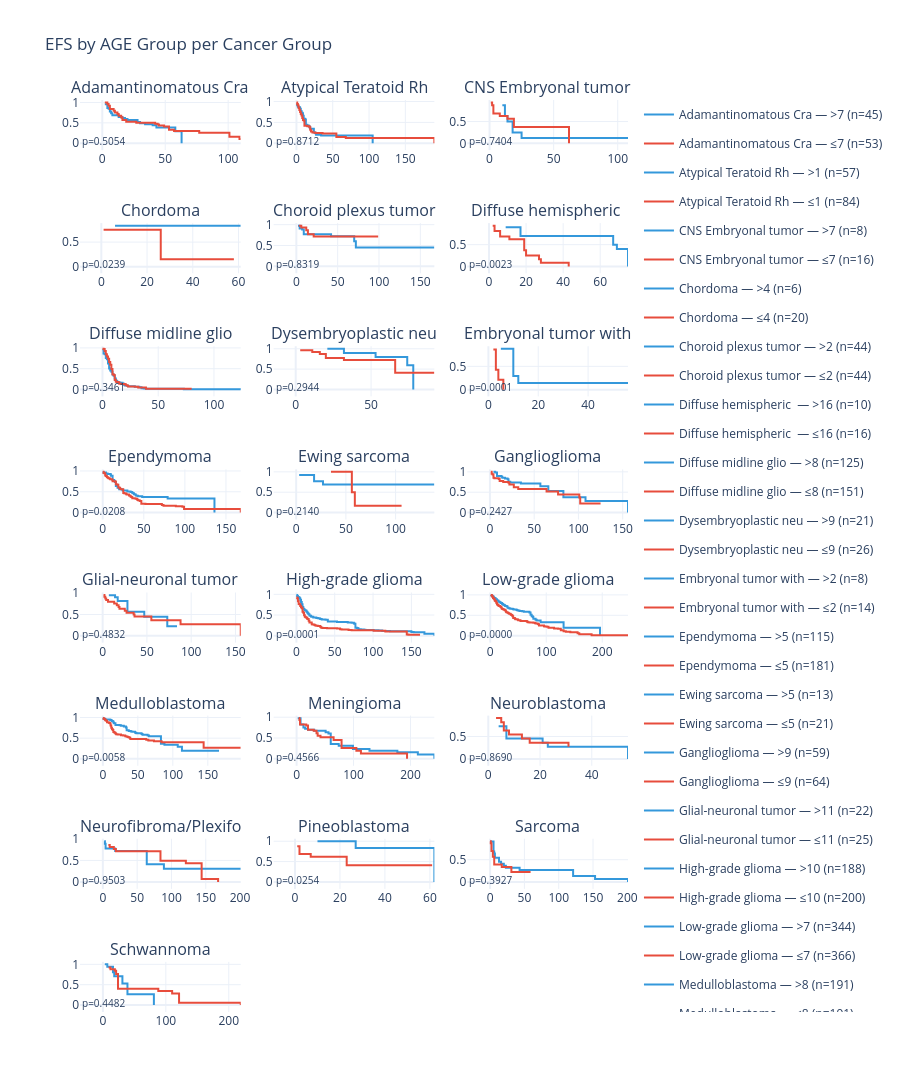

Notebook source saved alongside this figure:
### Code cell
# P1A.6: Per-group KM EFS by AGE group
target_efs = [g for g in target_groups if 
              merged[(merged['CANCER_GROUP']==g) & merged['AGE'].notna() & merged['EFS_MONTHS'].notna() & merged['efs_event'].notna()].shape[0] >= 20]

results_1a_efs = []
n_groups = len(target_efs)
n_cols = min(3, n_groups)
n_rows = max(1, int(np.ceil(n_groups / n_cols)))

fig = make_subplots(rows=n_rows, cols=n_cols,
                    subplot_titles=[f'{g[:20]}' for g in target_efs],
                    vertical_spacing=0.08, horizontal_spacing=0.06)

idx = 0
for group in target_efs:
    gdata = merged[(merged['CANCER_GROUP']==group) & merged['AGE'].notna()
                   & merged['EFS_MONTHS'].notna() & merged['efs_event'].notna()].copy()
    if len(gdata) < 20: continue
    med = gdata['AGE'].median()
    gdata['age_g'] = np.where(gdata['AGE'] <= med, f'≤{med:.0f}', f'>{med:.0f}')
    if gdata['age_g'].nunique() < 2: continue
    
    grps = [(gdata[gdata['age_g']==v]['EFS_MONTHS'], gdata[gdata['age_g']==v]['efs_event'])
            for v in sorted(gdata['age_g'].unique())]
    p = logrank_multi(grps)
    n_events = int(gdata['efs_event'].sum())
    results_1a_efs.append({'group': group, 'n': len(gdata), 'n_events': n_events, 'p_value': p})
    
    row = idx // n_cols + 1
    col = idx % n_cols + 1
    for vi, v in enumerate(sorted(gdata['age_g'].unique())):
        sub = gdata[gdata['age_g']==v]
        km = kaplan_meier(sub['EFS_MONTHS'], sub['efs_event'])
        fig = add_km(fig, km, f'{group[:20]} — {v} (n={len(sub)})', colors[vi % len(colors)], row=row, col=col)
    fig.add_annotation(text=f'p={p:.4f}', xref=f'x{idx+1}', yref=f'y{idx+1}',
                       x=0.95, y=0.05, showarrow=False, font=dict(size=10))
    idx += 1

fig.update_layout(height=250*n_rows, title_text='EFS by AGE Group per Cancer Group',
                  template='plotly_white', showlegend=True)
fig.show()

if results_1a_efs:
    p_vals = [r['p_value'] for r in results_1a_efs]
    _, q_vals, _, _ = multipletests(p_vals, method='fdr_bh')
    for i, r in enumerate(results_1a_efs):
        r['q_value'] = q_vals[i]
        record_result('1A', 'AGE × EFS (KM, per-group)', 'Log-rank', r['group'],
                      r['n'], r['n_events'], f'χ²(1)={-2*np.log(r["p_value"]):.2f}',
                      r['p_value'], f'q={q_vals[i]:.4f}', 'Step 14')
    print(f"Per-group AGE × EFS results (FDR corrected):")
    for r in results_1a_efs:
        sig = '✅' if r['q_value'] < 0.05 else '❌'
        print(f"{r['group']:40s} {r['n']:6d} {r['n_events']:6d} {r['p_value']:.4f}  {r['q_value']:.4f}  {sig}")
